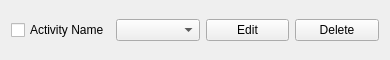
<?xml version="1.0" encoding="UTF-8"?>
<ui version="4.0">
 <class>activity_cell</class>
 <widget class="QWidget" name="Activity_cell">
  <property name="geometry">
   <rect>
    <x>0</x>
    <y>0</y>
    <width>390</width>
    <height>60</height>
   </rect>
  </property>
  <property name="windowTitle">
   <string>Form</string>
  </property>
  <layout class="QHBoxLayout" name="horizontalLayout_2">
   <item>
    <layout class="QHBoxLayout" name="horizontalLayout">
     <item>
      <widget class="QCheckBox" name="activity_name_CB">
       <property name="text">
        <string>Activity Name</string>
       </property>
      </widget>
     </item>
     <item>
      <widget class="QComboBox" name="activity_type"/>
     </item>
     <item>
      <widget class="QPushButton" name="edit_activity_name_button">
       <property name="text">
        <string>Edit</string>
       </property>
      </widget>
     </item>
     <item>
      <widget class="QPushButton" name="delete_activity_button">
       <property name="text">
        <string>Delete</string>
       </property>
      </widget>
     </item>
    </layout>
   </item>
  </layout>
 </widget>
 <resources/>
 <connections/>
</ui>
